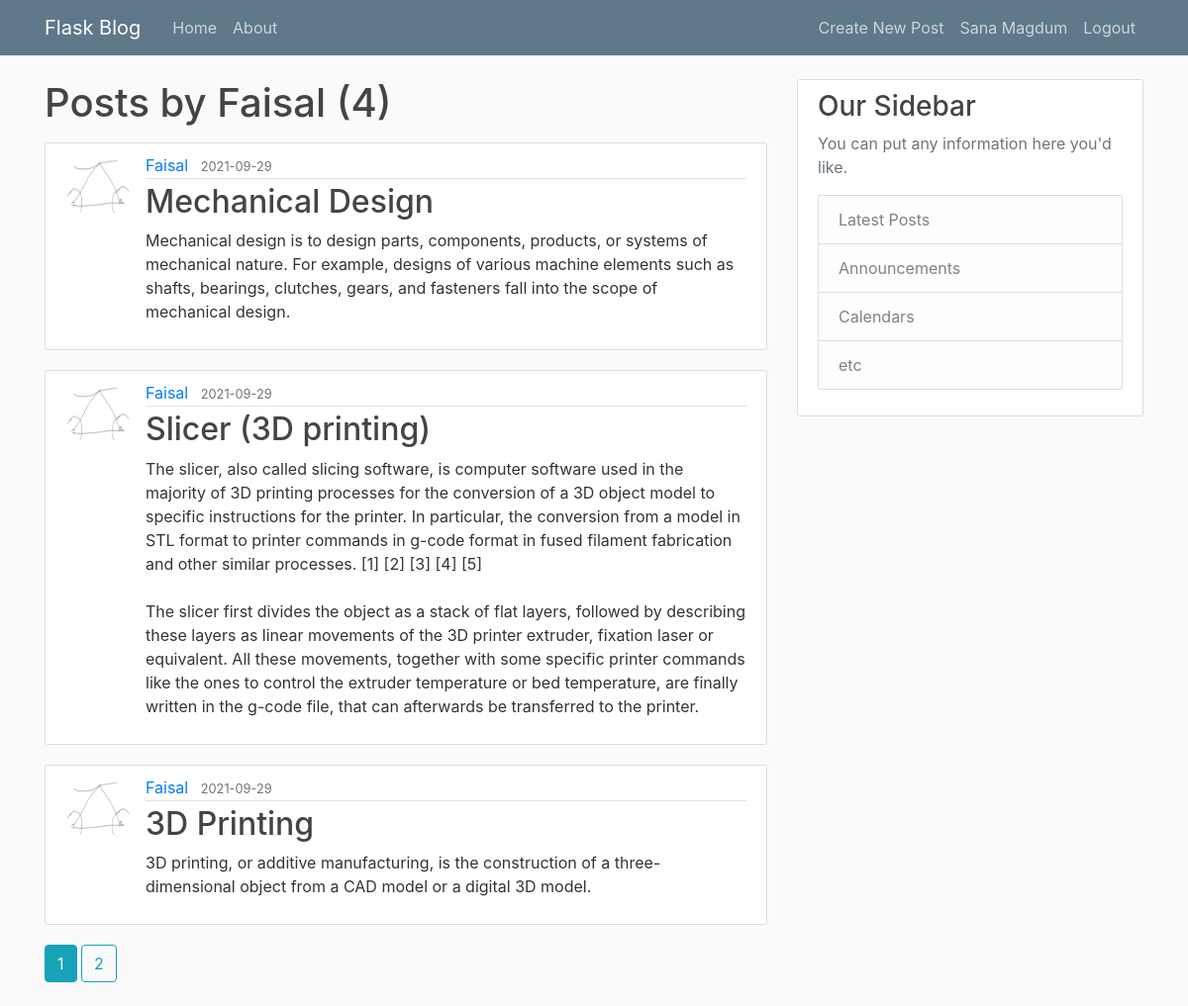
Screenshot of /user/Faisal (signed in) with the database file from the repository.
### FMagdum/models.py (models this page shows, shortened)
class User(db.Model, UserMixin):
    id = db.Column(db.Integer, primary_key=True)
    username = db.Column(db.String(20), unique=True, nullable=False)
    email = db.Column(db.String(120), unique=True, nullable=False)
    image_file = db.Column(db.String(20), nullable=False, default='default.jpg')
    password = db.Column(db.String(60), nullable=False)
    posts = db.relationship('Post', backref='author', lazy=True)

class Post(db.Model):
    id = db.Column(db.Integer, primary_key=True)
    title = db.Column(db.String(100),nullable=False)
    date_posted = db.Column(db.DateTime, nullable=False, default=datetime.utcnow)
    content = db.Column(db.Text, nullable=False)
    user_id = db.Column(db.Integer, db.ForeignKey('user.id'), nullable=False)

### FMagdum/routes.py (the view)
@app.route("/user/<string:username>")
def user_posts(username):
    page = request.args.get('page', 1, type=int)
    user = User.query.filter_by(username=username).first_or_404()
    posts = Post.query.filter_by(author=user)\
        .order_by(Post.date_posted.desc())\
        .paginate(page=page,per_page=3)
    return render_template('user_posts.html', posts=posts, user=user, legend='Create New Post')

### FMagdum/models.py (called while the page is built)
@login_manager.user_loader
def load_user(user_id):
    return User.query.get(int(user_id))

### FMagdum/templates/user_posts.html
{%extends "layout.html"%}
{%block content%}
    <h1 class="mb-3">
        Posts by {{user.username}} ({{posts.total}})
    </h1>
    {% for post in posts.items %}
        <article class="media content-section">
            <img class="rounded-circle article-img" src="{{url_for('static', filename='profile_pics/' + post.author.image_file)}}">
            <div class="media-body">
            <div class="article-metadata">
                <a class="mr-2" href="{{url_for('user_posts', username=post.author.username)}}">{{ post.author.username }}</a>
                <small class="text-muted">{{ post.date_posted.strftime('%Y-%m-%d') }}</small>
            </div>
            <h2><a class="article-title" href="{{url_for('post', post_id=post.id)}}">{{ post.title }}</a></h2>
            <p class="article-content">{{ post.content }}</p>
            </div>
        </article>
    {%endfor%}
    {% for page_num in posts.iter_pages(left_edge=1, right_edge=1, left_current=1, right_current=2) %}
        {% if page_num %}
            {% if posts.page == page_num %}
                <a class="btn btn-info mb-4" href="{{url_for('user_posts', username=user.username, page=page_num)}}"> {{ page_num }} </a>
            {% else %}
            <a class="btn btn-outline-info mb-4" href="{{url_for('user_posts', username=user.username, page=page_num)}}"> {{ page_num }} </a>
            {% endif %}
        {% else %}
            ...
        {% endif %}
    {% endfor %}
{%endblock content%}

### FMagdum/templates/layout.html (shortened to what this page needs)
<!DOCTYPE html>
<html>
<head>
    <link rel="stylesheet" href="https://maxcdn.bootstrapcdn.com/bootstrap/4.0.0/css/bootstrap.min.css">
    <link rel="stylesheet" type="text/css" href="{{ url_for('static', filename='main.css') }}">
</head>
<body>
    <header class="site-header">
        <nav class="navbar navbar-expand-md navbar-dark bg-steel fixed-top">
          <div class="container">
            <a class="navbar-brand mr-4" href="/">Flask Blog</a>
            <div class="collapse navbar-collapse" id="navbarToggle">
              <div class="navbar-nav mr-auto">
                <a class="nav-item nav-link" href="{{url_for('home')}}">Home</a>
                <a class="nav-item nav-link" href="{{url_for('about')}}">About</a>
              </div>
              <div class="navbar-nav ml-auto">
                {% if current_user.is_authenticated %}
                  <a class="nav-item nav-link" href="{{url_for('new_post')}}">{{legend}}</a>
                  <a class="nav-item nav-link" href="{{url_for('account')}}">{{ current_user.username }}</a>
                  <a class="nav-item nav-link" href="{{url_for('logout')}}">Logout</a>
                {% else %}
                  <a class="nav-item nav-link" href="{{url_for('login')}}">Login</a>
                  <a class="nav-item nav-link" href="{{url_for('register')}}">Register</a>
                {% endif %}
              </div>
            </div>
          </div>
        </nav>
    </header>
    <main role="main" class="container">
        <div class="row">
          <div class="col-md-8">
            {% block content %}{% endblock %}
          </div>
          <div class="col-md-4">
            <div class="content-section">
              <h3>Our Sidebar</h3>
              <p class='text-muted'>You can put any information here you'd like.
                <ul class="list-group">
                  <li class="list-group-item list-group-item-light">Latest Posts</li>
                  <li class="list-group-item list-group-item-light">Announcements</li>
                  <li class="list-group-item list-group-item-light">Calendars</li>
                  <li class="list-group-item list-group-item-light">etc</li>
                </ul>
              </p>
            </div>
          </div>
        </div>
      </main>
</body>
</html>

### FMagdum/static/main.css (style rules this page uses)
body { background: #fafafa; color: #333333; margin-top: 5rem; }
h1, h2, h3, h4, h5, h6 { color: #444444; }
.bg-steel { background-color: #5f788a; }
.site-header .navbar-nav .nav-link { color: #cbd5db; }
.content-section { background: #ffffff; padding: 10px 20px; border: 1px solid #dddddd; border-radius: 3px; margin-bottom: 20px; }
.article-title { color: #444444; }
.article-content { white-space: pre-line; }
.article-img { height: 65px; width: 65px; margin-right: 16px; }
.article-metadata { padding-bottom: 1px; margin-bottom: 4px; border-bottom: 1px solid #e3e3e3 }

### rows the page displays
User: username "Sana Magdum"
User: username "Faisal"
Post: image_file (picture), author.username "Faisal", date_posted "2021-09-29", title "Mechanical Design", content "Mechanical design is to design parts, components, products, or systems of mechanical nature. For example, designs of various machine elements such as shafts, bearings, clutches, gears, and fasteners fall into the scope of mechanical design."
Post: image_file (picture), author.username "Faisal", date_posted "2021-09-29", title "Slicer (3D printing)", content "The slicer, also called slicing software, is computer software used in the majority of 3D printing processes for the conversion of a 3D object model to specific instructions for the printer. In particular, the conversion from a model in STL format to printer commands in g-code format in fused filament fabrication and other similar processes. [1] [2] [3] [4] [5] The slicer first divides the object as a stack of flat layers, followed by describing these layers as linear movements of the 3D printer extruder, fixation laser or equivalent. All these movements, together with some specific printer commands like the ones to control the extruder temperature or bed temperature, are finally written in…"
Post: image_file (picture), author.username "Faisal", date_posted "2021-09-29", title "3D Printing", content "3D printing, or additive manufacturing, is the construction of a three-dimensional object from a CAD model or a digital 3D model."

### other values shown
{{ legend }} "Create New Post"
{{ posts.total }} "4"
{{ page_num }} "1"
{{ page_num }} "2"
